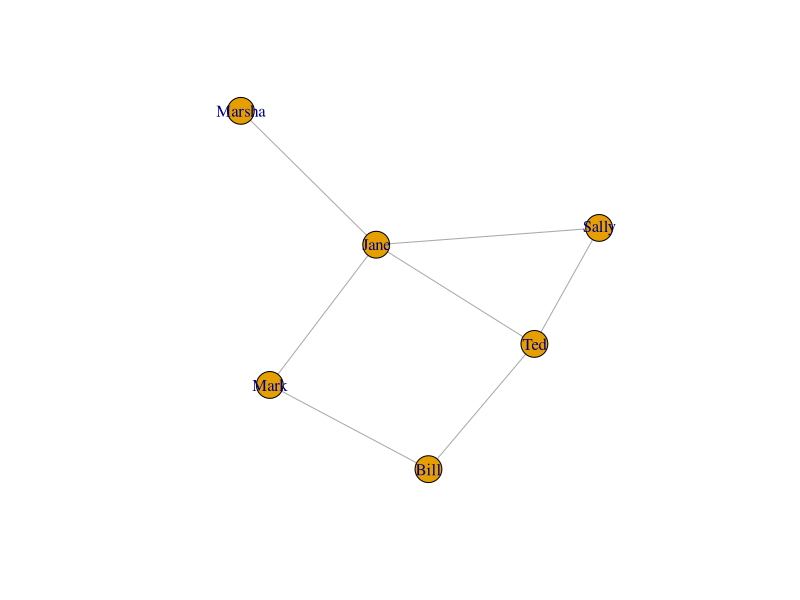
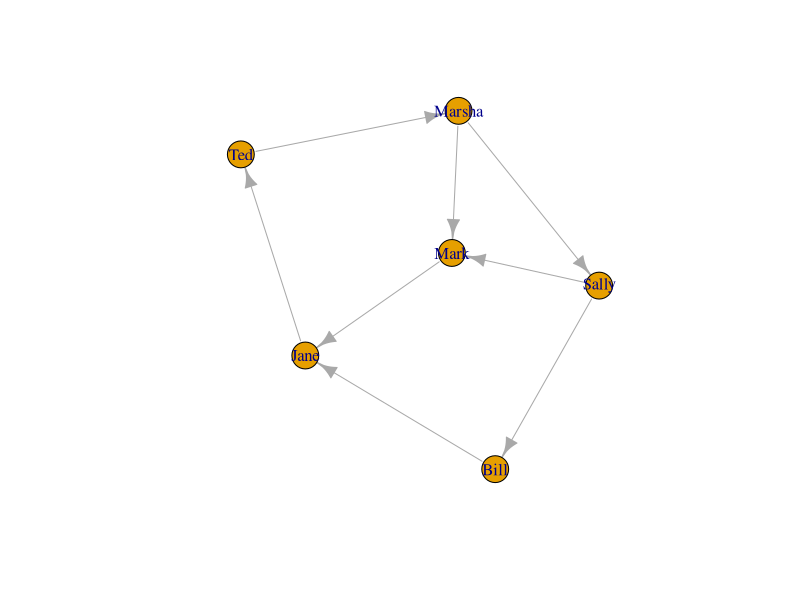
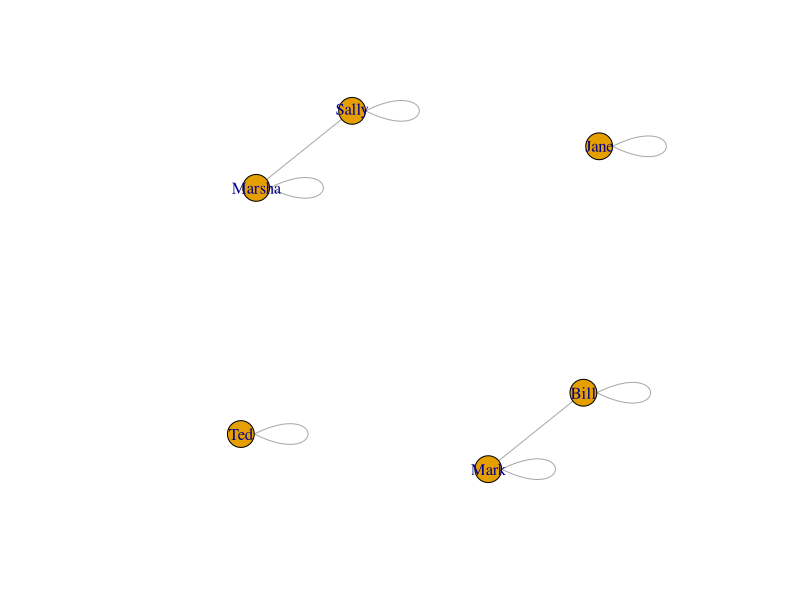
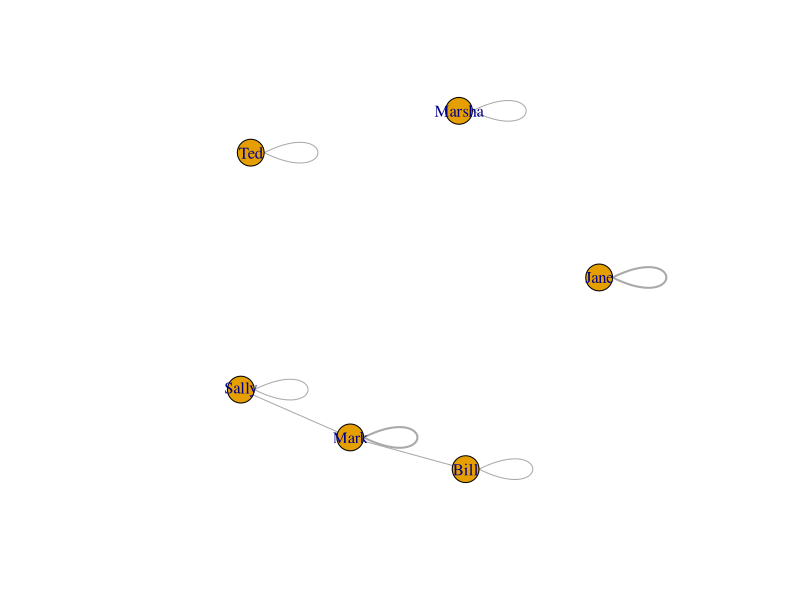
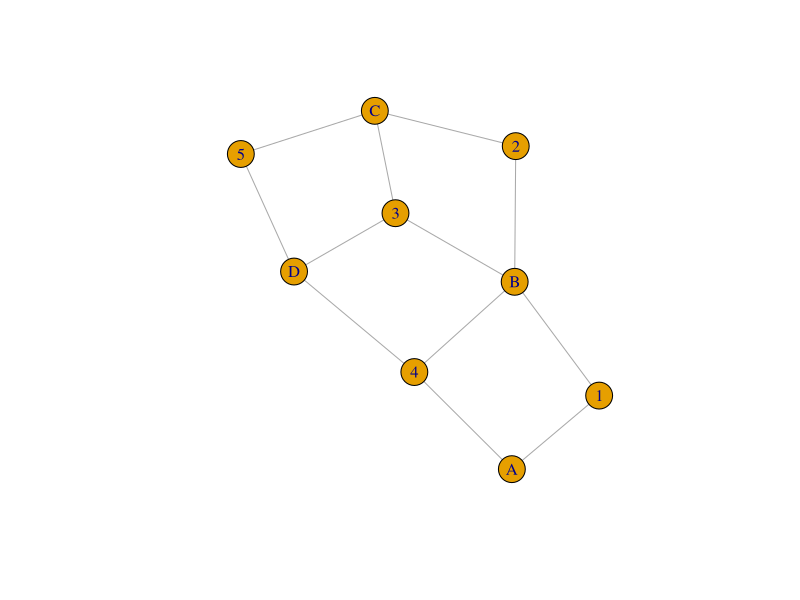
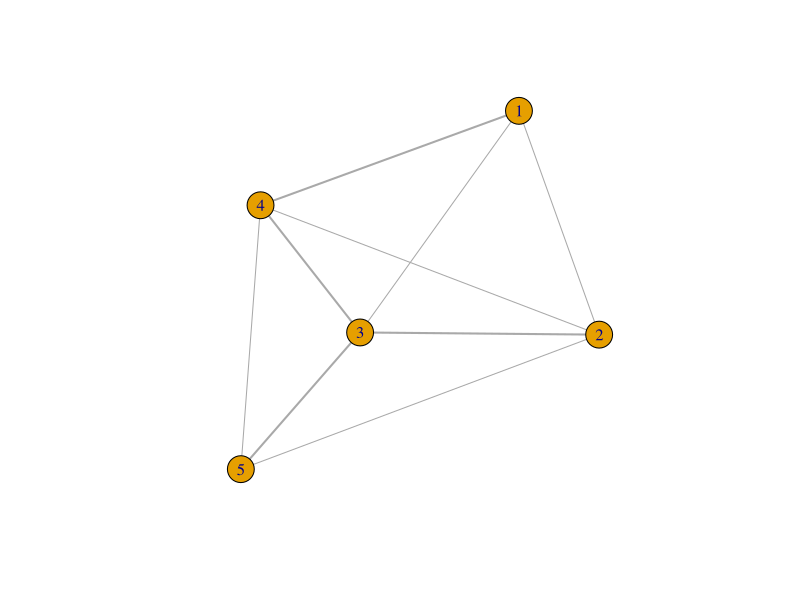
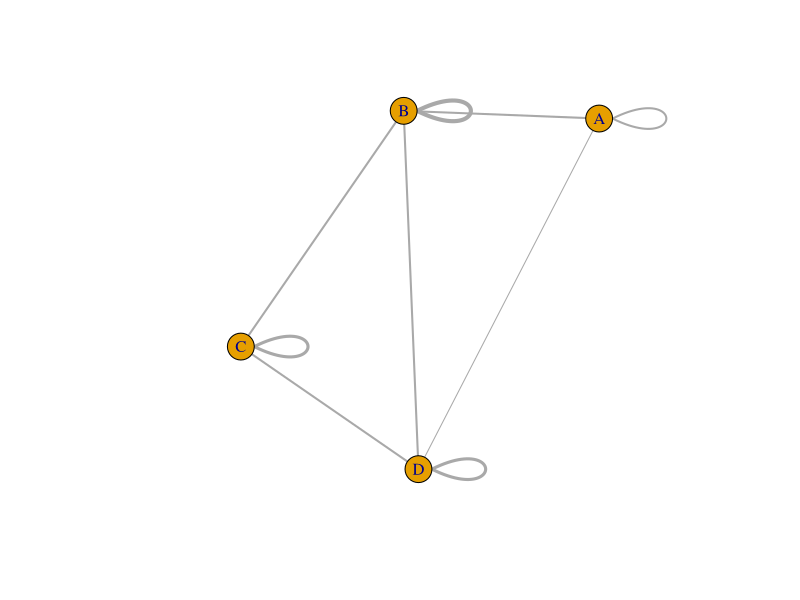

Reproduce these figures in R, in order.
## ---- chunk 1

A = c(0,1,0,0,1,0,1,0,1,1,0,0,0,1,0,1,1,1,0,1,1,0,0,0,1,0,1,0,0,0,0,0,1,0,0,0) # Matrix 6.2 in Newman
A = matrix(A, 6,6)
colnames(A) = c("Bill", "Ted", "Jane", "Sally", "Mark", "Marsha") # I like to have names to make this easier.
rownames(A) = c("Bill", "Ted", "Jane", "Sally", "Mark", "Marsha")
A
## ---- chunk 2
library(igraph)
g = graph.adjacency(A, mode='undirected')
plot(g, show.arrows=F)
## ---- chunk 3
dirA = c(0,0,0,1,0,0,0,0,1,0,0,0,1,0,0,0,1,0,0,0,0,0,0,1,0,0,0,1,0,1,0,1,0,0,0,0) # Matrix 6.6 in Newman (directed)
dirA = matrix(dirA, 6, 6)
colnames(dirA) = c("Bill", "Ted", "Jane", "Sally", "Mark", "Marsha") # I like to have names to make this easier.
rownames(dirA) = c("Bill", "Ted", "Jane", "Sally", "Mark", "Marsha")
dirA
c = graph.adjacency(dirA)
plot(c)
## ---- chunk 4
dirA = c(0,0,0,1,0,0,0,0,1,0,0,0,1,0,0,0,1,0,0,0,0,0,0,1,0,0,0,1,0,1,0,1,0,0,0,0) # Matrix 6.6 in Newman (directed)
dirA = matrix(dirA, 6, 6)
colnames(dirA) = c("Bill", "Ted", "Jane", "Sally", "Mark", "Marsha") # I like to have names to make this easier.
rownames(dirA) = c("Bill", "Ted", "Jane", "Sally", "Mark", "Marsha")
cocitation = function(mat) { # Formula 6.8 in Newman.
  C = mat %*% t(mat)
  return(C)
}


new = cocitation(dirA)
new
g = graph.adjacency(new, weighted=T, mode="undirected")
plot(g)

## ---- chunk 5
bibCoupling = function(mat) { # Newman 6.11
  B = t(mat) %*% mat
  return(B)
}

new = bibCoupling(dirA)
new
g = graph.adjacency(new, weighted=T, mode="undirected")
plot(g, edge.width=E(g)$weight)
## ---- chunk 6
B = c(1,0,0,1,0,1,1,1,1,0,0,1,1,0,1,0,0,1,1,1)
B = matrix(B, byrow = T, 4,5)  # Matrix 6.16 in Newman
colnames(B) = c(1,2,3,4,5)
rownames(B) = c("A", "B", "C", "D")

B
g = graph.incidence(B)
plot(g)
## ---- chunk 7
B = c(1,0,0,1,0,1,1,1,1,0,0,1,1,0,1,0,0,1,1,1)
B = matrix(B, byrow = T, 4,5)  # Matrix 6.16 in Newman
colnames(B) = c(1,2,3,4,5)
rownames(B) = c("A", "B", "C", "D")

# Newman p. 126
P = t(B) %*% B # Converts the matrix into something similar to an adjacency matrix. Pij is the number of groups to which both i and j belong.
diag(P) = 0 # Set the diagonal elements to 0 to convert P into an adjacency matrix.
P
g = graph.adjacency(P, mode='undirected', weighted=T)
plot(g, edge.width=E(g)$weight)
## ---- chunk 8
B = c(1,0,0,1,0,1,1,1,1,0,0,1,1,0,1,0,0,1,1,1)
B = matrix(B, byrow = T, 4,5)  # Matrix 6.16 in Newman
colnames(B) = c(1,2,3,4,5)
rownames(B) = c("A", "B", "C", "D")

# Newman p. 126
Pp = B %*% t(B) # Project to an adjacency matrix.
Pp # The diagonals here represent the number of members of each group.
g = graph.adjacency(Pp, mode='undirected', weighted=T)
plot(g, edge.width=E(g)$weight)
## ---- chunk 9
B = c(1,0,0,1,0,1,1,1,1,0,0,1,1,0,1,0,0,1,1,1)
B = matrix(B, byrow = T, 4,5)  # Matrix 6.16 in Newman
colnames(B) = c(1,2,3,4,5)
rownames(B) = c("A", "B", "C", "D")

degree = function(mat, index) { # Newman 6.19
  return(sum(mat[index,]))
}

B
degree(B, 'B') # How many edges are connected to 'B' in the network. Also equivalent to the diagonal value in Pp.
Pp['B','B']

# Switching to a simpler matrix
A = c(0,1,0,0,1,0,1,0,1,1,0,0,0,1,0,1,1,1,0,1,1,0,0,0,1,0,1,0,0,0,0,0,1,0,0,0) # Matrix 6.2 in Newman
A = matrix(A, 6,6)
colnames(A) = c("Bill", "Ted", "Jane", "Sally", "Mark", "Marsha") # I like to have names to make this easier.
rownames(A) = c("Bill", "Ted", "Jane", "Sally", "Mark", "Marsha")

# Number of edge ends, 6.20
m2 = sum(A)
m2

# Mean Degree, 6.23
c = m2 / length(A[1,])
c
## ---- chunk 10

A = c(0,1,0,0,1,0,1,0,1,1,0,0,0,1,0,1,1,1,0,1,1,0,0,0,1,0,1,0,0,0,0,0,1,0,0,0) # Matrix 6.2 in Newman
A = matrix(A, 6,6)
colnames(A) = c("Bill", "Ted", "Jane", "Sally", "Mark", "Marsha") # I like to have names to make this easier.
rownames(A) = c("Bill", "Ted", "Jane", "Sally", "Mark", "Marsha")

# Number of edge ends, 6.20
m2 = sum(A)

# Mean Degree, 6.23
c = m2 / ncol(A)

# Density, 6.24
c / (ncol(A) - 1)
## ---- chunk 11

# In-degree, 6.25 (a) where i = 'Marsha'
kin = sum(dirA['Marsha',])
kin

# Out-degree. 6.25 (b) where j = 'Marsha'
kout = sum(dirA[,'Marsha'])
kout
## ---- chunk 12
dirA = c(0,0,0,1,0,0,0,0,1,0,0,0,1,0,0,0,1,0,0,0,0,0,0,1,0,0,0,1,0,1,0,1,0,0,0,0) # Matrix 6.6 in Newman (directed)
dirA = matrix(dirA, 6, 6)
colnames(dirA) = c("Bill", "Ted", "Jane", "Sally", "Mark", "Marsha") # I like to have names to make this easier.
rownames(dirA) = c("Bill", "Ted", "Jane", "Sally", "Mark", "Marsha")

numDirEdges = function(mat) { #6.26
   m = 0
   for(i in 1:length(mat[,1])){ # iterate over rows
    m = m + sum(dirA[i,])
   }
   return(m)
}
m = numDirEdges(dirA)
m

# Mean Degree, 6.28
c = m / length(dirA[1,])
c

## ---- chunk 13
library(expm)
A = c(0,1,0,0,1,0,1,0,1,1,0,0,0,1,0,1,1,1,0,1,1,0,0,0,1,0,1,0,0,0,0,0,1,0,0,0) # Matrix 6.2 in Newman
A = matrix(A, 6,6)
colnames(A) = c("Bill", "Ted", "Jane", "Sally", "Mark", "Marsha") # I like to have names to make this easier.
rownames(A) = c("Bill", "Ted", "Jane", "Sally", "Mark", "Marsha")

numPaths = function(A, len){ # 6.31
  N = 0
  for(i in 1:length(A[,1])) {
    for(j in 1:length(A[1,])) {
      if((A%^%len)[i,j] == len){
        N = N+1
      }
    }
  }
  return(N)
}
N = numPaths(A, 2)

# Finding the number of loops, 6.32
numLoops = function(A, len){
  return(sum(diag(A %^% len)))
}
L = numLoops(A, 3)
L

# Using eigenvalues to find number of loops, 6.33
numLoops = function(A, len){
  k = eigen(A)$values
  L = sum(k^len)
  return(L)
}
L = numLoops(A, 3)
L

## ---- chunk 14
#Newman p. 139.
library(expm)
geodesic = function(A, i, j) {
  done = FALSE
  count = 1
  
  while (done == F) {
    aij = A %^% count
    if(aij[i,j] > 0) {
      return(count)
    }
    count = count + 1
  }
}
geodesic(A, 2, 5)
## ---- chunk 15
ranWalk = function(A, n1, steps) { # Newman section 6.14
  P = c()
  for(i in 1:nrow(A)){
    P[i] = degree(A,i) / sum(A)
  }
  walk = c()
  
  for(i in n1:steps){ # i is number of steps we're on now.
   
   for(j in 1:nrow(A)) { # Node we're on now.
     prob = c()
     for(k in 1:nrow(A)) { # find next node.
       prob[k] = A[j,k]/degree(A,k) * P[k-1]
       #browser()
     }
     #browser()
     walk[j] = row.names(A)[which.max(prob)]
   }
  }
  
  return(walk)
}

walk = ranWalk(A, 2, 4)
walk
## ---- chunk 16
A = c(0,1,0,0,1,0,1,0,1,1,0,0,0,1,0,1,1,1,0,1,1,0,0,0,1,0,1,0,0,0,0,0,1,0,0,0) # Matrix 6.2 in Newman
A = matrix(A, 6,6)
colnames(A) = c("Bill", "Ted", "Jane", "Sally", "Mark", "Marsha") # I like to have names to make this easier.
rownames(A) = c("Bill", "Ted", "Jane", "Sally", "Mark", "Marsha")

degreeCent = function(A) { # Section 7.2
  cents = c()
  for(i in 1:nrow(A)){
    cents[i] = degree(A, i)
    names(cents)[i] = row.names(A)[i]
  }
  return(cents)
}

D = degreeCent(A)
D
## ---- chunk 17
A = c(0,1,0,0,1,0,1,0,1,1,0,0,0,1,0,1,1,1,0,1,1,0,0,0,1,0,1,0,0,0,0,0,1,0,0,0) # Matrix 6.2 in Newman
A = matrix(A, 6,6)
colnames(A) = c("Bill", "Ted", "Jane", "Sally", "Mark", "Marsha") # I like to have names to make this easier.
rownames(A) = c("Bill", "Ted", "Jane", "Sally", "Mark", "Marsha")

eigenCent = function(A) { # Equation 7.6 in Newman 
  x = rep(1, nrow(A))
  for(i in 1:200) {
    x = A %*% x
  }
  return(x/max(x))
}

E = eigenCent(A)
E
## ---- chunk 18
dirA = c(0,0,0,1,0,0,0,0,1,0,0,0,1,0,0,0,1,0,0,0,0,0,0,1,0,0,0,1,0,1,0,1,0,0,0,0) # Matrix 6.6 in Newman (directed)
dirA = matrix(dirA, 6, 6)
colnames(dirA) = c("Bill", "Ted", "Jane", "Sally", "Mark", "Marsha") # I like to have names to make this easier.
rownames(dirA) = c("Bill", "Ted", "Jane", "Sally", "Mark", "Marsha")

katz = function(A) { # 7.12 (7.9) in Newman
  k = max(as.numeric(eigen(A)$values))  # Directed graphs give complex number values.
  alpha = 1/k - .05 # Slightly less than 1/max eigenvalue
  B = rep(1, nrow(A))
  x = rep(0, nrow(A)) #start with initial bad estimate of centrality
  for(i in 1:ncol(A)) {
    x = alpha*(A %*% x) + B
  }
  return(x)
}

x = katz(dirA)
x
## ---- chunk 19
dirA = c(0,0,0,1,0,0,0,0,1,0,0,0,1,0,0,0,1,0,0,0,0,0,0,1,0,0,0,1,0,1,0,1,0,0,0,0) # Matrix 6.6 in Newman (directed)
dirA = matrix(dirA, 6, 6)
colnames(dirA) = c("Bill", "Ted", "Jane", "Sally", "Mark", "Marsha") # I like to have names to make this easier.
rownames(dirA) = c("Bill", "Ted", "Jane", "Sally", "Mark", "Marsha")

pageRank = function(A) { # Eq. 7.17 in Newman
  D = diag(degreeCent(A))
  alpha = 1/(max(as.numeric(eigen(A)$values)) - .05)
  B = rep(1, nrow(A))
  x = D%*%solve(D-(alpha * A))%*%B
  row.names(x) = row.names(A)
  return(x)
}

x = pageRank(dirA)
x
## ---- chunk 20
dirA = c(0,0,0,1,0,0,0,0,1,0,0,0,1,0,0,0,1,0,0,0,0,0,0,1,0,0,0,1,0,1,0,1,0,0,0,0) # Matrix 6.6 in Newman (directed)
dirA = matrix(dirA, 6, 6)
colnames(dirA) = c("Bill", "Ted", "Jane", "Sally", "Mark", "Marsha") # I like to have names to make this easier.
rownames(dirA) = c("Bill", "Ted", "Jane", "Sally", "Mark", "Marsha")

hits = function(A) { # Based on the text of Newman 180-181 and ~7.24.
  # x = rep(1, ncol(A))
  # names(x) = colnames(A)
  # y = rep(1, ncol(A))
  # names(y) = colnames(A)
  # x = eigen(A %*% t(A))$vectors[,1] * x
  # y = t(A) %*% x
  # d = cbind(x, y)
  # colnames(d) = c("x", "y")
  x = eigenCent(A %*% t(A))
  y = eigenCent(t(A) %*% A)
  d = cbind(x,y)
  return(d)
}

hits(dirA)
## ---- chunk 21

closeness = function(A) { # 7.29
  C = c()
  n = nrow(A)
  for(i in 1:nrow(A)) {
    dist = 0
    for(j in 1:ncol(A)) {
      dist = dist + geodesic(A,i,j)
    }
    C[i] = n / dist
  }
  names(C) = row.names(A)
  return(C)
}

closeness(A)
## ---- chunk 22

betweenness = function(A) {
  geos = A
  bet = c()
  for(i in 1:nrow(A)){
    for(j in 1:ncol(A)) {
      geos[i,j] = geodesic(A,i,j)
    }
    bet[i] = length(which(geos[i,] != 0)) / ncol(A)
  }
  return(bet)
}

# This is incorrect, but I'm moving on.  Looking at the algorithms I can find online, this is very complex to implement.
betweenness(A)
## ---- chunk 23
cluster = function(A){  # 7.39
  top = 0
  bottom = numPaths(A, 2)
  for(i in 1:nrow(A)){
    for(j in 1:ncol(A)){
      for(k in 1:ncol(A)){
        if(i !=j && j != k && i != k){
          if(A[i,k] > 0 && A[j,k] > 0 && A[i,j] > 0){
            top = top + 1
          }
        }
      }
    }
  }
  C = top / bottom
  return(C)
}
cluster(A)
## ---- chunk 24

localCluster = function(A, i){  #7.42
  neighbors = which(A[i,] > 0)
  top = 0
  for(j in 1:length(neighbors)) {
    if(j < length(neighbors)){
      if(A[neighbors[j],neighbors[j+1]] > 0) {
        top = top + 1
      }
    }
  }
  k = degree(A,i)
  C = top/((1/2*k)*(k-1))
  return(C)
}

localCluster(A, 2)
## ---- chunk 25

# Using local clustering to get centralities of vertices.
LC = c()
for(i in 1:nrow(A)){
  LC[i] = localCluster(A, i)
  if(is.nan(LC[i])) {
    LC[i] = 0
  }
}
names(LC) = row.names(A)
LC
## ---- chunk 26
netCos = function(A, i,j){ # Using 7.48 because it accounts for weighted networks.
  library(expm)
  mat = A %^% 2
  top = A[i,] %*% A[j,]
  bottom = sqrt(mat[i,]) %*% sqrt(mat[j,])
  dist = top / bottom
  return(dist)
}

netCos(A, 1,4)

## ---- chunk 27

pearson = function(A,i,j) { # 7.52
  n = nrow(A)
  cov = (A[i,] - (n^1 * A[i,])) %*% (A[j,] - (n^1 * A[j,]))
  bottom = sqrt((A[i,] - (n^1 * A[i,]))^2) %*% sqrt((A[j,] - (n^1 * A[j,]))^2)
  r = cov / bottom
  return(r)
}

pearson(A, 1, 3)
## ---- chunk 28
regEq = function(A, i=0, j=0) { # 7.63
  k = max(as.numeric(eigen(A)$values))  # Directed graphs give complex number values.
  alpha = 1/k - .05 # Slightly less than 1/max eigenvalue
  I = diag(1, nrow(A), ncol(A))
  sim = matrix(0, nrow(A), ncol(A))
  for(i in 1:200){
    sim = (alpha * A) %*% (sim %*% A) + I
  }
  # D = diag(degreeCent(A))
  # print(D)
  # sim = (D - (alpha * A))^-1 %*% D
  if(i != 0 && j != 0){
    return(sim[i,j])
  }
  return(sim)
}

regEq(A)
## ---- chunk 29
A = c(0,1,0,0,1,0,1,0,1,1,0,0,0,1,0,1,1,1,0,1,1,0,0,0,1,0,1,0,0,0,0,0,1,0,0,0) # Matrix 6.2 in Newman
A = matrix(A, 6,6)
colnames(A) = c("Bill", "Ted", "Jane", "Sally", "Mark", "Marsha") # I like to have names to make this easier.
rownames(A) = c("Bill", "Ted", "Jane", "Sally", "Mark", "Marsha")
classes = c(1,2,1,1,2,2)
I = diag(1, nrow(A), ncol(A))

mod = function(A, classes, matrix = F) { # 7.69
  m2 = sum(A)
  mod = 0
  mat = A
  for(i in 1:nrow(A)) {
    for(j in 1:nrow(A)) {
      mat[i,j] = (A[i,j] - (degree(A,i) * degree(A,j) / m2)) 
      mod = mod + (mat[i,j] * I[classes[i],classes[j]])
    }
  }
  if(matrix == T) {
    return(mat)
  }
  mod = 1/m2 * mod
  return(mod)
}

mod(A, classes) # Gives exactly the same value as igraph's modularity function.
B = mod(A, classes, T) # Also the exact same matrix as igraph's modularity function.
B
## ---- chunk 30
A = c(0,1,0,0,1,0,1,0,1,1,0,0,0,1,0,1,1,1,0,1,1,0,0,0,1,0,1,0,0,0,0,0,1,0,0,0) # Matrix 6.2 in Newman
A = matrix(A, 6,6)
colnames(A) = c("Bill", "Ted", "Jane", "Sally", "Mark", "Marsha") # I like to have names to make this easier.
rownames(A) = c("Bill", "Ted", "Jane", "Sally", "Mark", "Marsha")
ages = c(15,20,17,18,22,21)
I = diag(1, nrow(A), ncol(A))

cov = function(A, scalar) { # 7.78
  m2 = sum(A)
  cov = 0
  for(i in 1:nrow(A)) {
    for(j in 1:nrow(A)) {
      cov = cov + ((A[i,j] - (degree(A,i) * degree(A,j) / m2))) * (scalar[i] * scalar[j])
    }
  }
  cov = 1/m2 * cov
  return(cov)
}

cov(A, ages)
## ---- chunk 31

assortDegree = function(A) { # 7.81
  m2 = sum(A)
  assort = 0
  for(i in 1:nrow(A)) {
    for(j in 1:nrow(A)) {
      assort = assort + (A[i,j]  - (degree(A,i) * degree(A,j) / m2)) * (degree(A,i) * degree(A,j))
    }
  }
  assort = 1/m2 * assort
  return(assort)
}

assortDegree(A)
